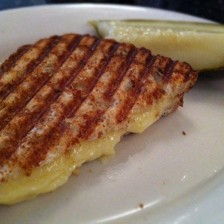
#> input picture data/generated_cooked/genuine/src00000_real.jpg, 224 x 224 px
$ python -i forensic.py   (imports and definitions only)
#> lines starting #> are read from the running program, lines starting #| are printed output that depends on the picture
"""Fase 2 — Señales forensics (la huella de manipulación, no el contenido).

Extrae un vector de features por imagen: ELA, energía espectral por bandas (FFT),
residuo de ruido y estadísticas de color. Estas señales capturan la huella del
generador (pico espectral + doble compresión) que distingue fake-damaged de daño real.
Puro numpy/scipy/PIL → corre sin GPU.
"""
from __future__ import annotations

import io

import numpy as np
from matplotlib.colors import rgb_to_hsv
from PIL import Image
from scipy.ndimage import gaussian_filter

# Bandas espectrales FINAS y SIN un "pico" agnóstico a frecuencia: el detector debe
# aprender en qué banda vive la firma de cada generador (no un atajo universal).
N_FFT_BANDS = 6
FEATURE_NAMES = [
    "ela_mean", "ela_std",
    *[f"fft_band{i}" for i in range(N_FFT_BANDS)],
    "noise_std",
    "sat_mean", "val_mean", "val_std",
]


def _ela(arr: np.ndarray, quality: int = 90) -> tuple[float, float]:
    buf = io.BytesIO()
    Image.fromarray(arr).save(buf, format="JPEG", quality=quality)
    buf.seek(0)
    recompressed = np.array(Image.open(buf).convert("RGB")).astype(np.float32)
    diff = np.abs(arr.astype(np.float32) - recompressed).mean(axis=2)
    return float(diff.mean()), float(diff.std())


def _fft_bands(gray: np.ndarray, n_bands: int = N_FFT_BANDS) -> np.ndarray:
    """Energía espectral media por banda radial (la firma del generador cae en una banda)."""
    f = np.fft.fftshift(np.fft.fft2(gray))
    mag = np.log1p(np.abs(f))
    h, w = gray.shape
    cy, cx = h / 2, w / 2
    yy, xx = np.mgrid[0:h, 0:w]
    r = np.sqrt((yy - cy) ** 2 + (xx - cx) ** 2)
    r = r / r.max()
    edges = np.linspace(0, 1, n_bands + 1)
    return np.array([mag[(r >= edges[i]) & (r < edges[i + 1])].mean() for i in range(n_bands)])


def extract_features(arr: np.ndarray) -> np.ndarray:
    arr = np.asarray(arr).astype(np.uint8)
    gray = arr.mean(axis=2)
    ela_mean, ela_std = _ela(arr)
    bands = _fft_bands(gray)
    residual = gray - gaussian_filter(gray, sigma=1.0)
    noise_std = float(residual.std())
    hsv = rgb_to_hsv(arr.astype(np.float32) / 255.0)
    feats = [ela_mean, ela_std, *bands.tolist(), noise_std,
             float(hsv[..., 1].mean()), float(hsv[..., 2].mean()), float(hsv[..., 2].std())]
    return np.array(feats, dtype=np.float32)


def extract_batch(images: np.ndarray) -> np.ndarray:
    return np.stack([extract_features(im) for im in images])

>>> import cv2
>>> picture = cv2.imread('../../data/generated_cooked/genuine/src00000_real.jpg')
#> picture is the input picture: shape (224, 224, 3); mean B, G, R 95, 115.1, 141.5
>>> result = extract_features(picture)
#> in extract_features, `gray = arr.mean(axis=2)`:
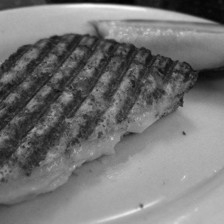
#> gray: shape (224, 224) float64; min 1.33, max 250, mean 117.2
#> in _ela, `recompressed = np.array(Image.open(buf).convert("RGB")).astype(np.floa..`:
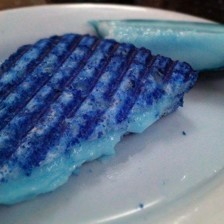
#> recompressed: shape (224, 224, 3) float32; mean R, G, B 95.1, 115.1, 141.6
#> in _ela, `diff = np.abs(arr.astype(np.float32) - recompressed).mean(axis=2)`:
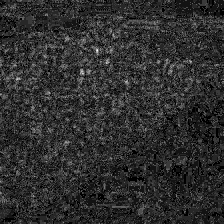
#> diff: shape (224, 224) float32; min 0, max 4.33, mean 0.791; drawn with min black and max white
#> in extract_features, `ela_mean, ela_std = _ela(arr)`: ela_mean = 0.791; ela_std = 0.462
#> in _fft_bands, `mag = np.log1p(np.abs(f))`:
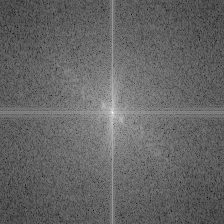
#> mag: shape (224, 224) float64; min 1.18, max 15.59, mean 6.9; drawn with min black and max white
#> in extract_features, `bands = _fft_bands(gray)`: bands = [9.43, 8.1, 7.25, 6.65, 6.13, 5.6]
#> in extract_features, `residual = gray - gaussian_filter(gray, sigma=1.0)`:
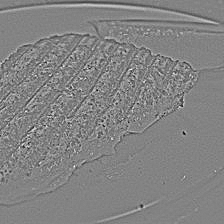
#> residual: shape (224, 224) float64; min -41.18, max 38.74, mean 0; drawn with min black and max white
#> in extract_features, `noise_std = float(residual.std())`: noise_std = 5.45
#> in extract_features, `hsv = rgb_to_hsv(arr.astype(np.float32) / 255.0)`: hsv: shape (224, 224, 3) float32; mean of channels 0, 1, 2 0.546, 0.396, 0.56
#> in extract_features, `feats = [ela_mean, ela_std, *bands.tolist(), noise_std, float(hsv[...,..`: feats = [0.791, 0.462, 9.43, 8.1, 7.25, 6.65, 6.13, 5.6, 5.45, 0.396, 0.56, 0.164]
#> result has the same summary as feats in extract_features
